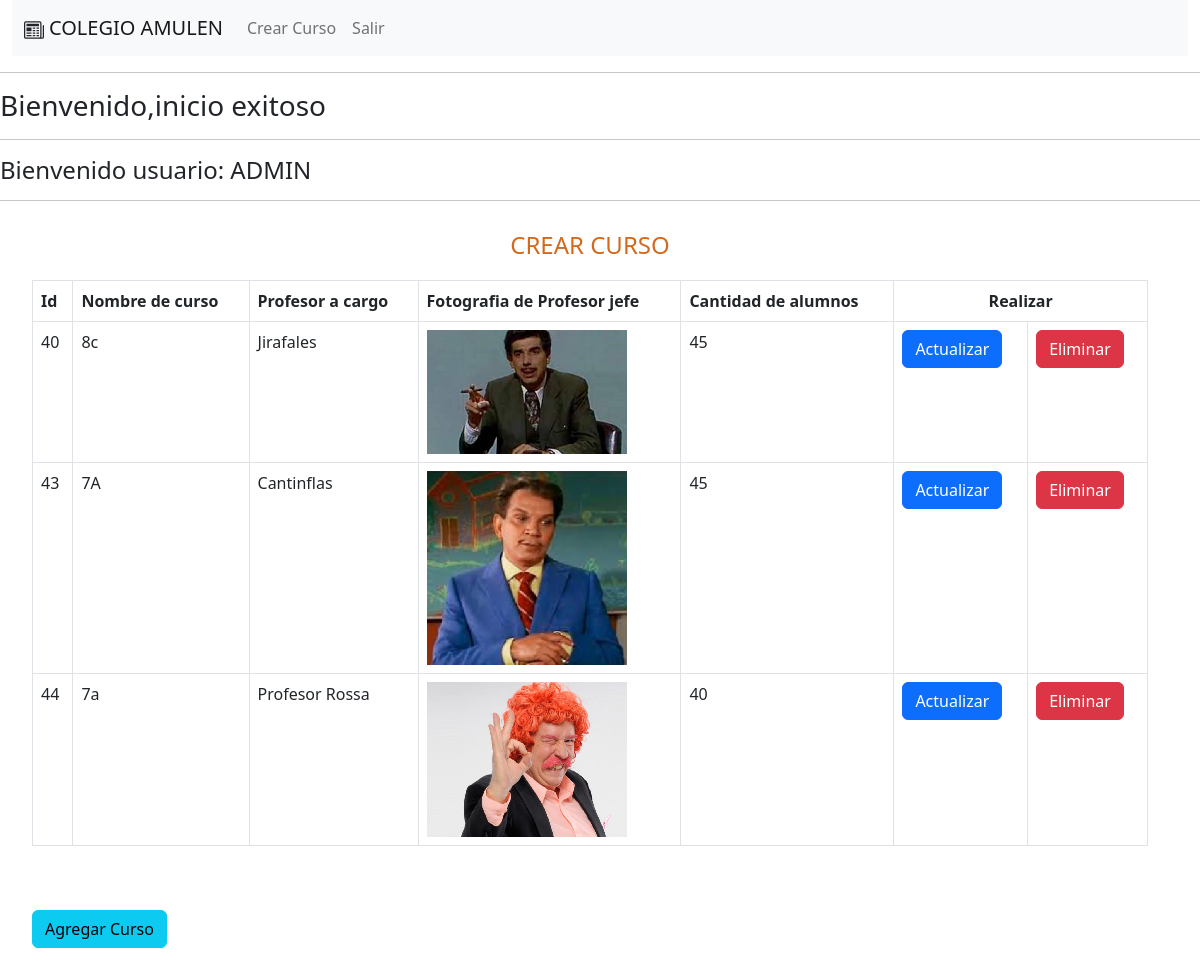
/ListaProducto.html (signed in), run on the app's committed database.
### app/models.py (models this page shows)
class fotografia(models.Model):
    nombre=models.CharField(max_length=40)
    descripcion=models.CharField(max_length=40)
    archivo_fotografia=models.ImageField(upload_to='fotografia', null=True)
    Cantidad_alumno=models.IntegerField(null=True)

### app/views.py (the view)
# urls.py: path('ListaProducto.html', ListaProducto, name='ListaProducto'),
@login_required
def ListaProducto(request):
    foto=fotografia.objects.all()
    return render(request, 'app/ListaProducto.html', {'foto':foto})

### app/templates/app/ListaProducto.html
{% extends 'app/base.html' %}
{% load static %}
{% block contenido %}
  <hr>
  {% if request.user.is_authenticated %}
  <h3>Bienvenido,inicio exitoso</h3>
  <hr>
  <h4>
      Bienvenido usuario: {{ user.username | upper }}
      </h4>
  {% endif %}
  <hr>
  <div class="container">
    <h1>CREAR CURSO</h1>
    <div class="table-responsive">
      <table id="customers" class="table table-bordered">
        <thead>
          <tr>
            <th>Id</th>
            <th>Nombre de curso</th>
            <th>Profesor a cargo</th>
            <th>Fotografia de Profesor jefe</th>
            <th>Cantidad de alumnos</th>
            <th colspan="2" id="mid">Realizar</th>
          </tr>
        </thead>
        <tbody>
          {% for x in foto %}
            <tr>
              <td>{{ x.id }}</td>
              <td>{{ x.nombre }}</td>
              <td>{{ x.descripcion }}</td>
              <td>
                <img src="{{ x.archivo_fotografia.url }}" alt="{{ x.nombre }}" class="img-fluid">
              </td>
              <td>{{x.Cantidad_alumno}}</td>
              <td>
                {% if user.is_superuser %}
                  <a href="actualizarProducto/{{ x.id }}"><button class="btn btn-primary">Actualizar</button></a>
              </td>
              <td>
                <a href="eliminar/{{ x.id }}"><button class="btn btn-danger">Eliminar</button></a>
                {% endif %}
              </td>
            </tr>
          {% endfor %}
        </tbody>
      </table>
    </div>
    <br><br>
    {% if user.is_superuser %}
      <a href="{% url 'agregarProducto' %}"><button class="btn btn-info">Agregar Curso</button></a><br><br>
    {% endif %}
  </div>
</div>
{% endblock %}

### app/static/app/css/estilosApi.css (style rules this page uses)
h1 { font-size: 100px; text-align: center; padding: 5px; text-decoration: underline; font-family: Georgia, 'Times New Roman', Times, serif; color: indianred; }

### app/static/app/css/estilosFormulario.css (style rules this page uses)
* { margin: 0; padding: 0; box-sizing: border-box; }
h1 { text-align: center; text-decoration: double; text-shadow: 5%; color: chocolate; font-size: 60px; font-family: 'Segoe UI', Tahoma, Geneva, Verdana, sans-serif; padding: 10px; }

### app/static/app/css/style.css (style rules this page uses)
.container { margin: 20px; }
h1 { font-size: 24px; margin-bottom: 10px; }
table { width: 100%; border-collapse: collapse; }
th, td { padding: 8px; text-align: left; }
th { background-color: #f2f2f2; }
#mid { text-align: center; }

### data on the page
fotografia: id "40", nombre "8c", descripcion "Jirafales", archivo_fotografia (picture), Cantidad_alumno "45"
fotografia: id "43", nombre "7A", descripcion "Cantinflas", archivo_fotografia (picture), Cantidad_alumno "45"
fotografia: id "44", nombre "7a", descripcion "Profesor Rossa", archivo_fotografia (picture), Cantidad_alumno "40"

### other printed values
{{ user.username | upper }} "ADMIN"
